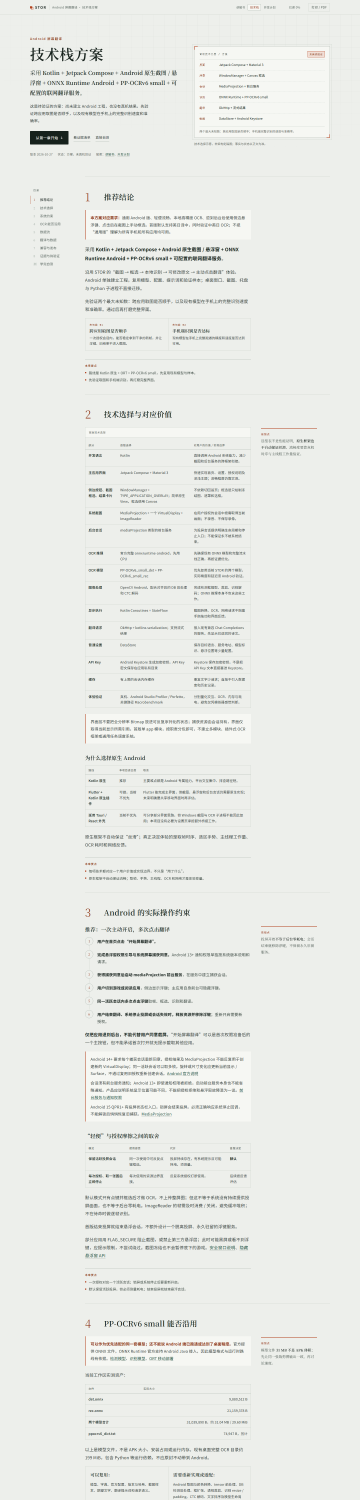
#> input picture STOR-Windows/.cache/guides/tech-tall-1440.png, 1440 x 6000 px, found by its file name (shown at 1/4 size)
$ python crop.py
#> lines starting #> are read from the running program, lines starting #| are printed output that depends on the picture
from PIL import Image
from pathlib import Path

base = Path(r"D:\STOR\.cache\guides")
out = base / "crops"
out.mkdir(exist_ok=True)

jobs = {
    "tech-tall-1440.png": [(0, 1000), (1000, 2200), (2200, 3400), (3400, 4600), (4600, 5800)],
    "plan-tall-1440.png": [(0, 1000), (1000, 2200), (2200, 3400), (3400, 4600), (4600, 5800)],
    "tech-tall-390.png": [(0, 1200), (1200, 2400), (2400, 3600), (3600, 4800), (4800, 6000), (6000, 7200)],
    "plan-tall-390.png": [(0, 1200), (1200, 2400), (2400, 3600), (3600, 4800), (4800, 6000), (6000, 7200)],
}
for name, ranges in jobs.items():
    image = Image.open(base / name)
#> image is the input picture: PIL image 1440x6000 RGB; mean R, G, B 232.7, 234.8, 230.7
    print(name, image.size)
#| tech-tall-1440.png (1440, 6000)
    stem = name.replace(".png", "")
    for i, (top, bottom) in enumerate(ranges, 1):
        bottom = min(bottom, image.height)
        crop = image.crop((0, top, image.width, bottom))
        crop.save(out / f"{stem}-{i:02d}.png")
#> this loop made 5 passes
#> pass 1, `crop = image.crop((0, top, image.width, bottom))`:
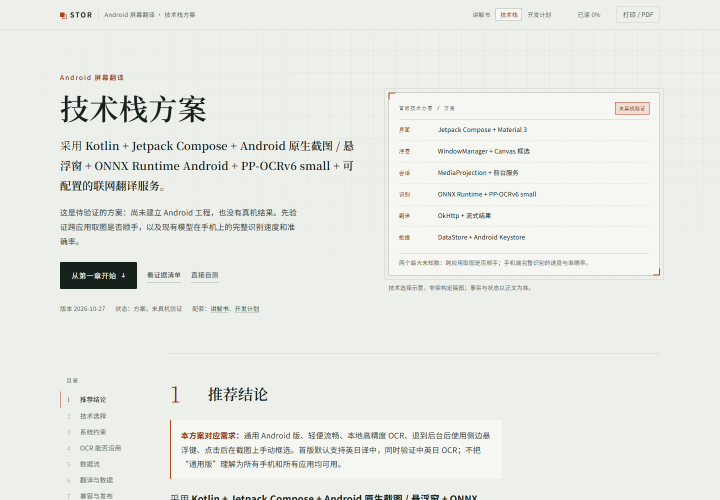
#> crop: PIL image 1440x1000 RGB (shown at 1/2 size); mean R, G, B 232.5, 234.4, 230.3
#> pass 2, `crop = image.crop((0, top, image.width, bottom))`:
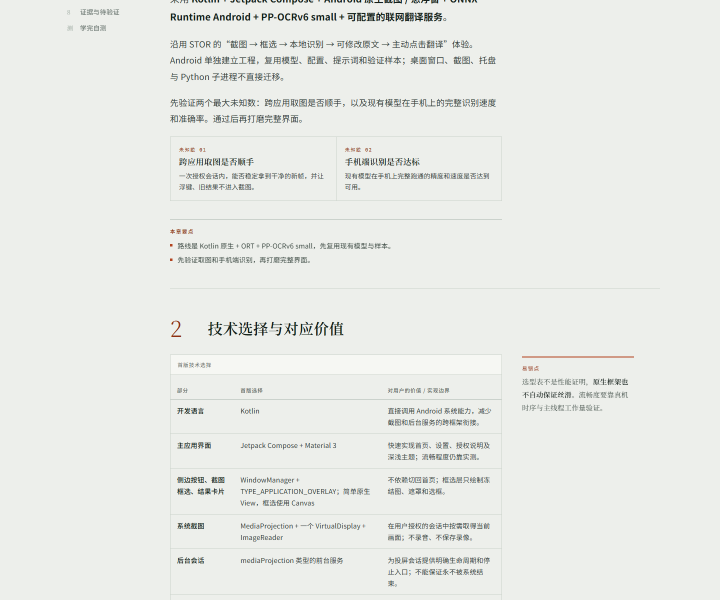
#> crop: PIL image 1440x1200 RGB (shown at 1/2 size); mean R, G, B 232.6, 234.7, 230.7
#> pass 3, `crop = image.crop((0, top, image.width, bottom))`:
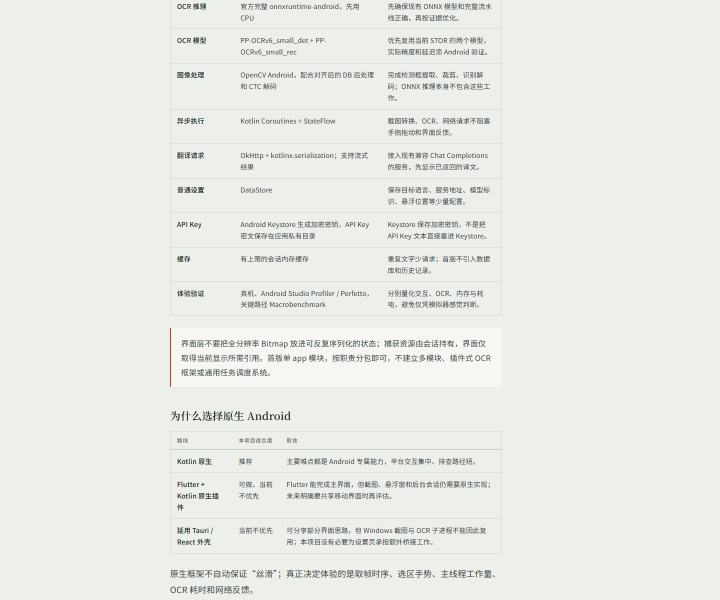
#> crop: PIL image 1440x1200 RGB (shown at 1/2 size); mean R, G, B 232.9, 235.1, 231.1
#> after the loop:
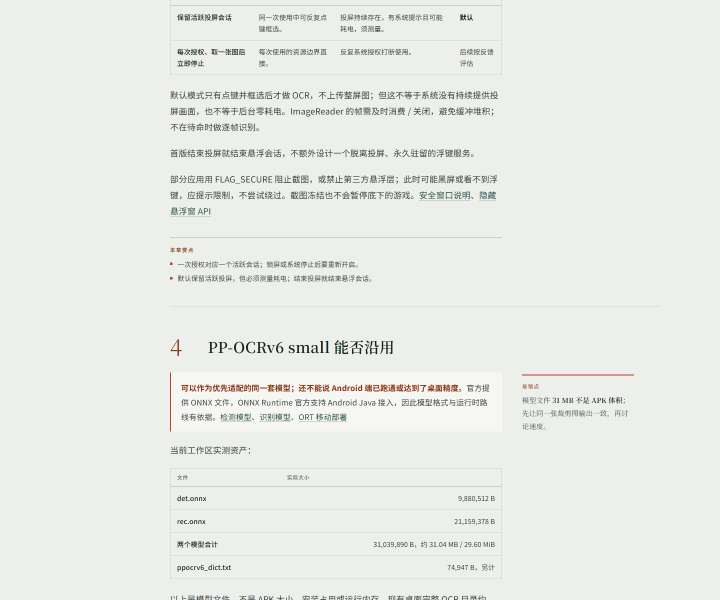
#> crop: PIL image 1440x1200 RGB (shown at 1/2 size); mean R, G, B 233.2, 235.1, 231
#> pass 2 of the loop `for name, ranges in jobs.items():`:
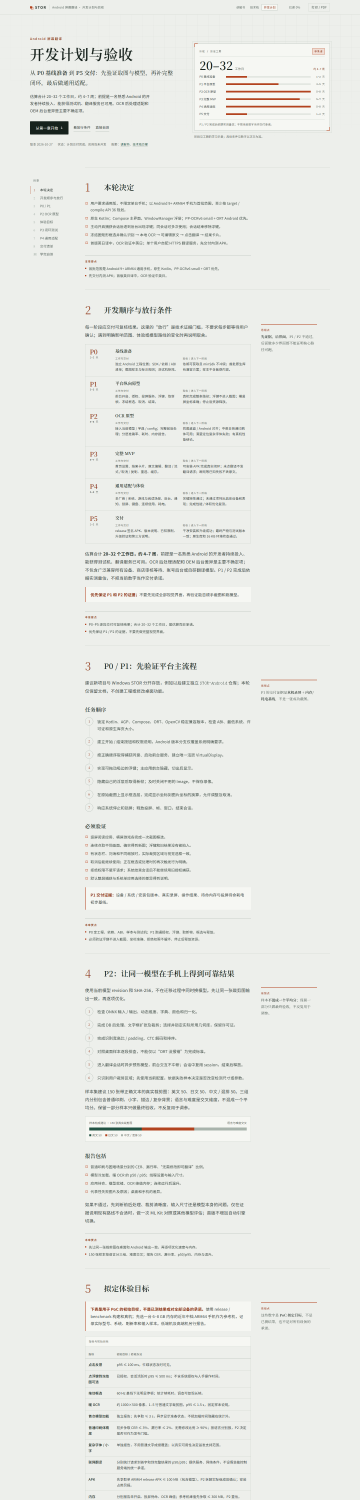
#> input picture STOR-Windows/.cache/guides/plan-tall-1440.png, 1440 x 6000 px, found by its file name (shown at 1/4 size)
#> image is the input picture: PIL image 1440x6000 RGB; mean R, G, B 232.9, 234.8, 230.7
#| plan-tall-1440.png (1440, 6000)
#> the loop `for i, (top, bottom) in enumerate(ranges, 1):` made 5 passes
#> pass 1, `crop = image.crop((0, top, image.width, bottom))`:
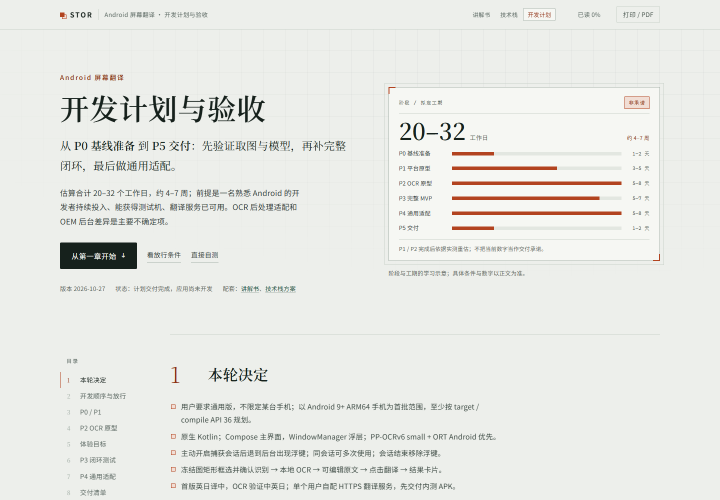
#> crop: PIL image 1440x1000 RGB (shown at 1/2 size); mean R, G, B 231.7, 233, 228.7
#> after the loop `for i, (top, bottom) in enumerate(ranges, 1):`:
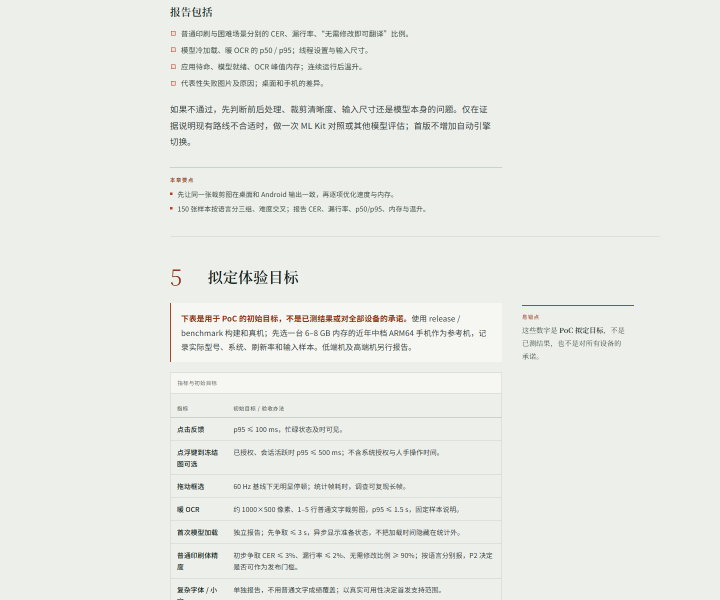
#> crop: PIL image 1440x1200 RGB (shown at 1/2 size); mean R, G, B 233.5, 235.4, 231.3
#> pass 3 of the loop `for name, ranges in jobs.items():`:
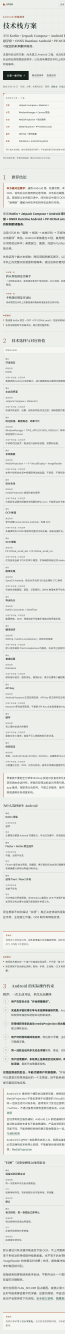
#> input picture STOR-Windows/.cache/guides/tech-tall-390.png, 390 x 8000 px, found by its file name (shown at 1/6 size)
#> image is the input picture: PIL image 390x8000 RGB; mean R, G, B 228, 230.2, 226.1
#| tech-tall-390.png (390, 8000)
#> the loop `for i, (top, bottom) in enumerate(ranges, 1):` made 6 passes
#> pass 1, `crop = image.crop((0, top, image.width, bottom))`:
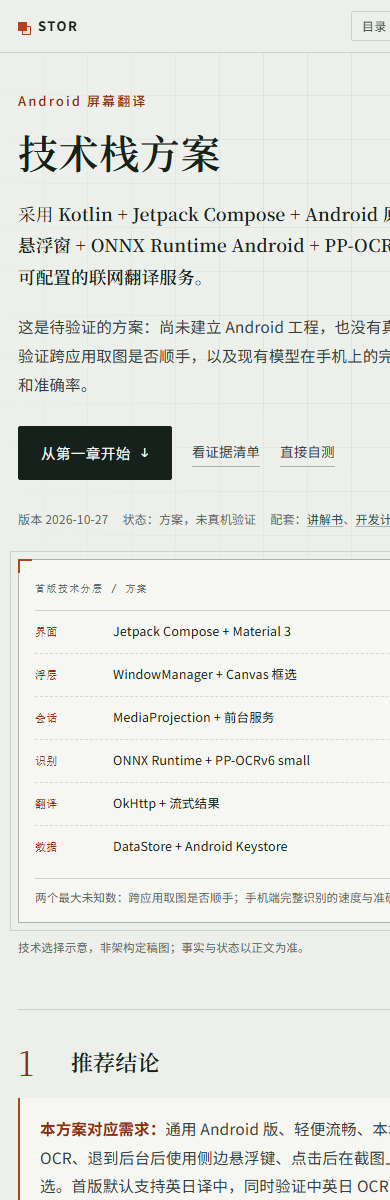
#> crop: PIL image 390x1200 RGB; mean R, G, B 227.6, 229.4, 225.2
#> after the loop `for i, (top, bottom) in enumerate(ranges, 1):`:
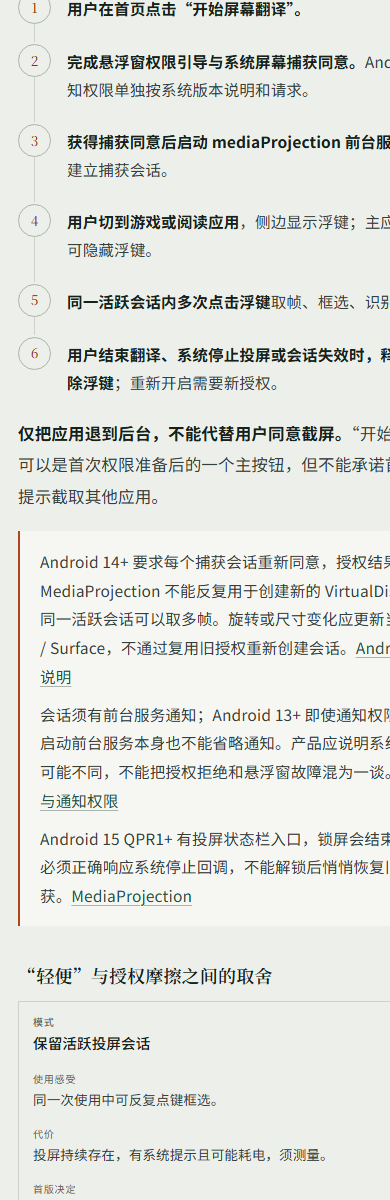
#> crop: PIL image 390x1200 RGB; mean R, G, B 224.7, 226.9, 222.8
#> the loop made 4 passes; the first 3 are shown
print("saved crops")
